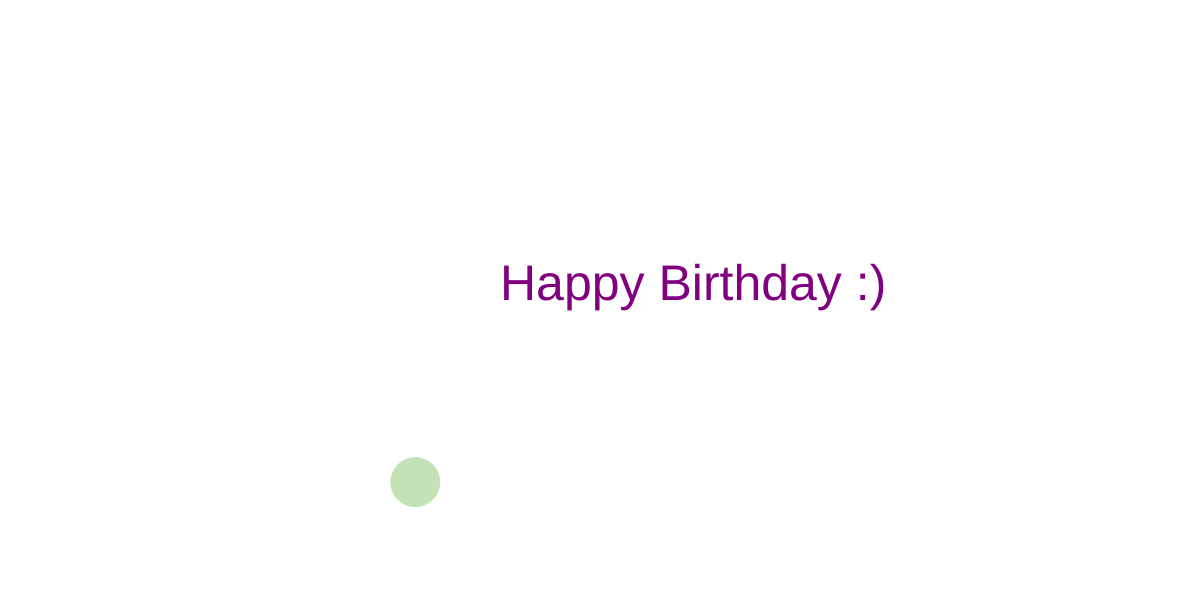
Frame 1 (no input)
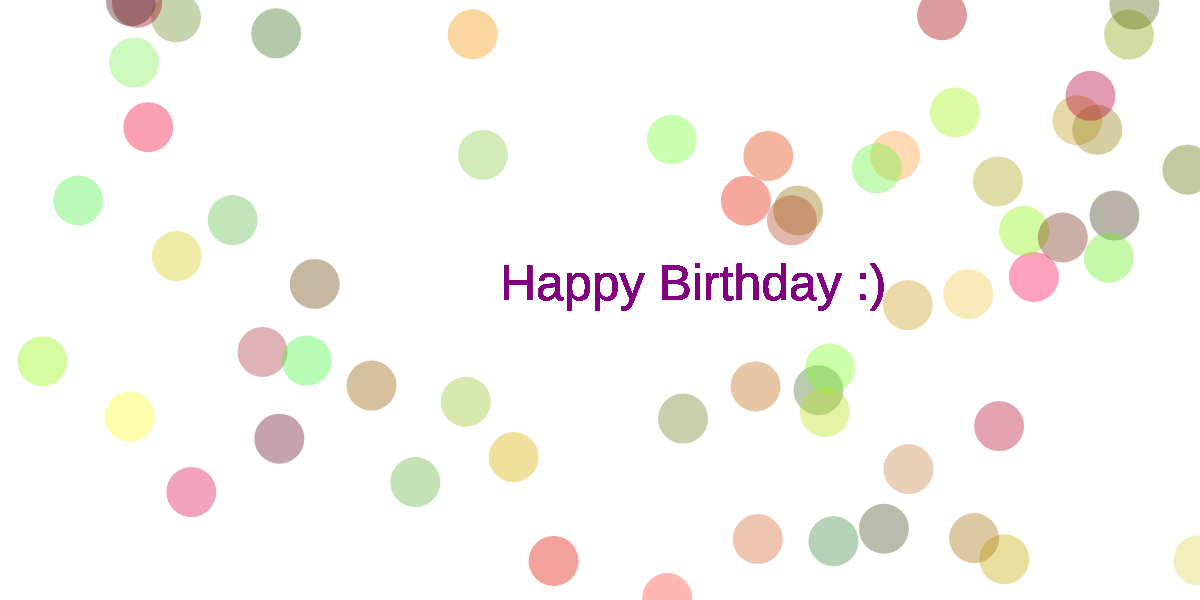
Frame 60 (no input)
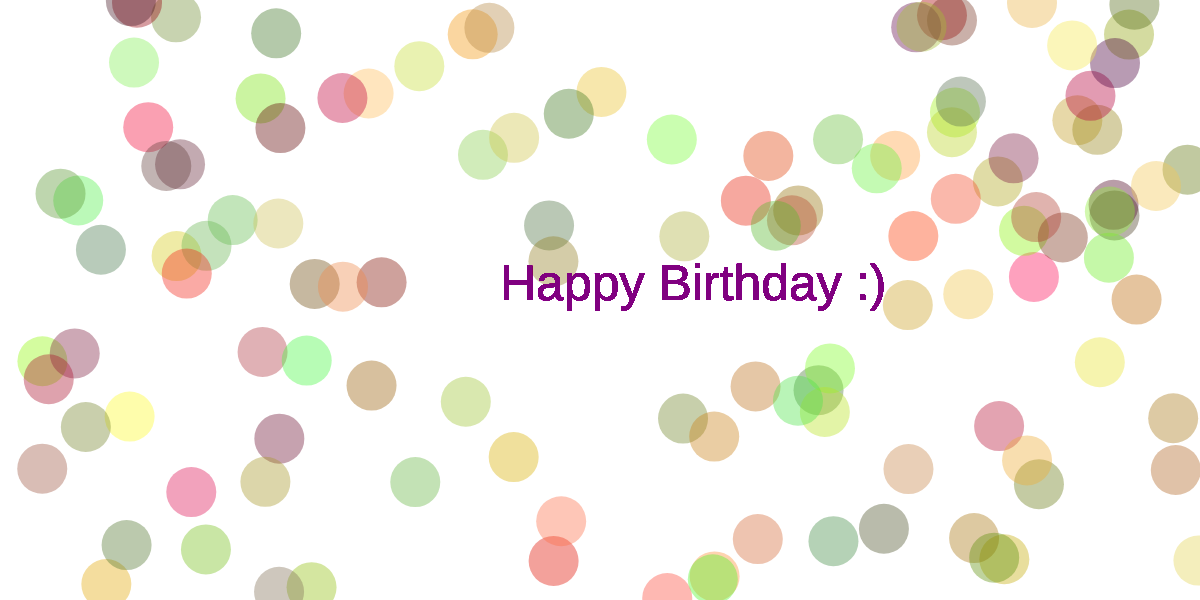
Frame 120 (the mouse pressed at the canvas centre since frame 60)

The p5.js sketch that drew these frames (run headless with seeded random() and noise() and a simulated clock; from frame 60 on, the mouse is pressed at the canvas centre):

// p5.js sketch
// ── sketch.js
var colour={
 r : 25,
 g : 50,
 b : 0
}
var p={
  x:100,
  y:50
}

// INITIALIZE ALL YOUR VARIABLES
// Ideally you would create 3 variables. red blue green or r, g, b


function setup(){
  
  createCanvas(1200,600);
  background(400);
}


function draw(){
    colour.r=random(0,255);
    colour.g=random(63,255);
    colour.b=random(0,89);
    p.x=random(0,width);
    p.y=random(0,height);
    noStroke();
    fill(colour.g,colour.r,colour.b,100);
    ellipse(p.x,p.y,50,50);
    textSize(50);
    fill("purple");
    text("Happy Birthday :)",500,300);
    
    

    


  // change the value of Red based on the mouse movement about the X axis
  // change the value of Green based on the mouse movement about the X axis
  // change the value of Blue based on the mouse movement about the X axis

  // Use the map() function to do so. 

  // Pass the values to the background() function you have learnt previously.

  // Create an ellipse that will move around with you mouse about the X axis.
  // Remember to fill the canvas with white paint before creating the ellipse.
}
